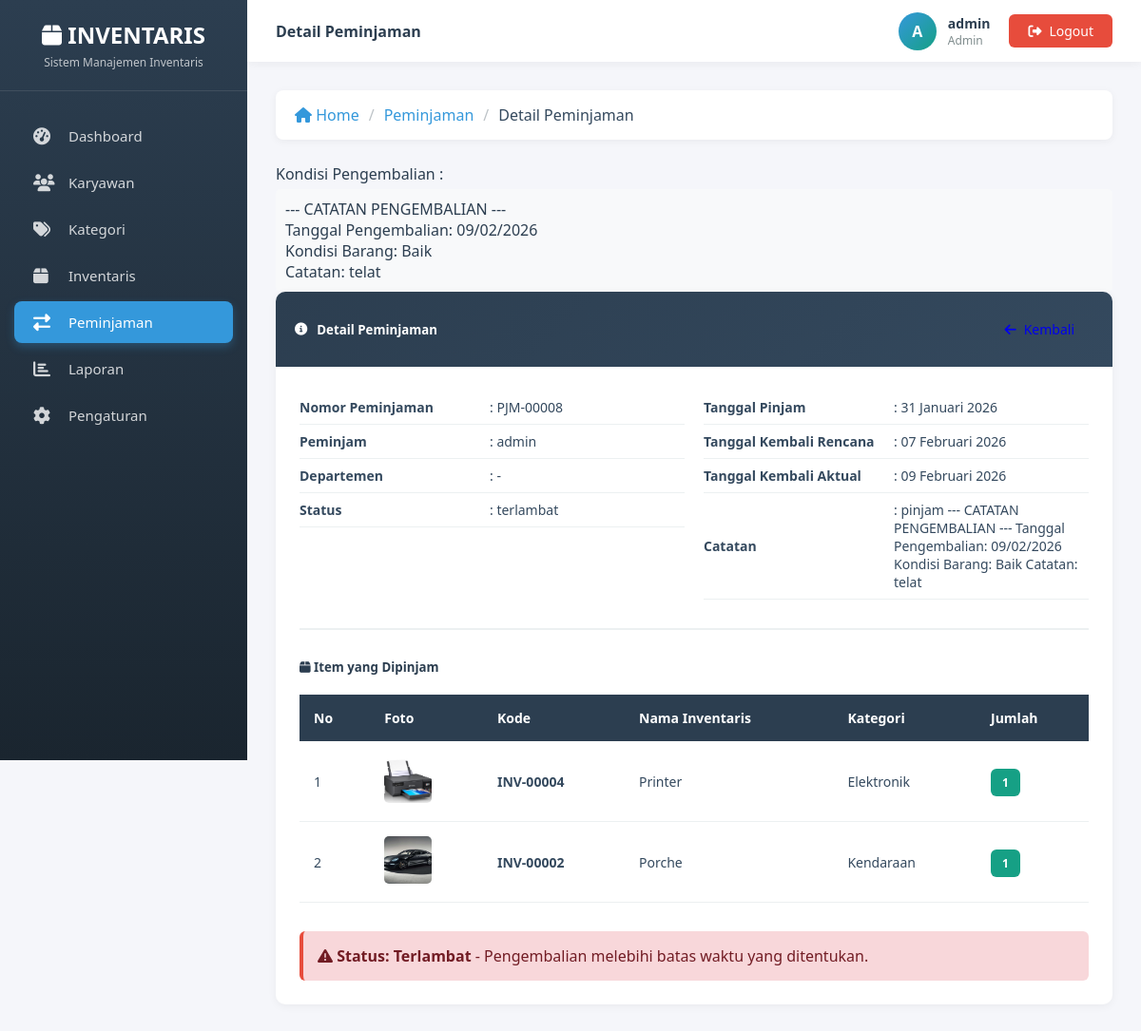
The page /peminjaman/detail.php?id=8 (signed in) on the database its author committed.
### tables this page shows
CREATE TABLE `peminjaman` (
  `id` int(11) NOT NULL,
  `nomor_peminjaman` varchar(20) NOT NULL,
  `user_id` int(11) NOT NULL,
  `tanggal_pinjam` date NOT NULL,
  `tanggal_kembali_rencana` date NOT NULL,
  `tanggal_kembali_aktual` date DEFAULT NULL,
  `status` enum('diajukan','disetujui','dikembalikan','terlambat','dibatalkan') NOT NULL DEFAULT 'diajukan',
  `catatan` text DEFAULT NULL,
  `created_at` timestamp NOT NULL DEFAULT current_timestamp()
);

CREATE TABLE `users` (
  `id` int(11) NOT NULL,
  `username` varchar(100) NOT NULL,
  `password` varchar(255) NOT NULL,
  `role` enum('admin','pegawai') NOT NULL DEFAULT 'pegawai',
  `departemen` varchar(100) DEFAULT NULL,
  `created_at` timestamp NOT NULL DEFAULT current_timestamp()
);

CREATE TABLE `peminjaman_detail` (
  `id` int(11) NOT NULL,
  `peminjaman_id` int(11) NOT NULL,
  `inventaris_id` int(11) NOT NULL,
  `jumlah` int(11) NOT NULL DEFAULT 1
);

CREATE TABLE `inventaris` (
  `id` int(11) NOT NULL,
  `kode_inventaris` varchar(20) NOT NULL,
  `nama_inventaris` varchar(100) NOT NULL,
  `kategori_id` int(11) NOT NULL,
  `jumlah_tersedia` int(11) NOT NULL DEFAULT 0,
  `foto` varchar(100) DEFAULT NULL,
  `deskripsi` text DEFAULT NULL
);

CREATE TABLE `kategori` (
  `id` int(11) NOT NULL,
  `nama_kategori` varchar(100) NOT NULL
);

### config/database.php (called while the page is built, shortened)
<?php
class Database {
    private static $instance = null;
    private $conn;
    private function __construct() {
        try {
            $this->conn = new mysqli(
                $_ENV['DB_HOST'],
                $_ENV['DB_USER'],
                $_ENV['DB_PASSWORD'],
                $_ENV['DB_NAME'],
                $_ENV['DB_PORT']
            );
            $this->conn->set_charset("utf8mb4");
        } catch (Exception $e) {
            die("Database Error: " . $e->getMessage());
        }
    }
    public static function getInstance() {
        if (self::$instance === null) {
            self::$instance = new self();
        }
        return self::$instance;
    }
    public function getConnection() {
        return $this->conn;
    }
}
?>

### lib/auth.php (called while the page is built, shortened)
<?php
require_once __DIR__ . '/../config/database.php';
class Auth {
    public function isLoggedIn() {
        return isset($_SESSION['logged_in']) && $_SESSION['logged_in'] === true;
    }
    public function getUser() {
        if ($this->isLoggedIn()) {
            return [
                'id' => $_SESSION['user_id'],
                'username' => $_SESSION['username'],
                'role' => $_SESSION['role'],
                'departemen' => $_SESSION['departemen']
            ];
        }
        return null;
    }
}
?>

### lib/functions.php (called while the page is built, shortened)
<?php
require_once __DIR__ . '/../config/database.php';
class Functions {
    public function getBasePath() {
        return $_ENV['BASE_PATH'];
    }
    public function formatTanggal($tanggal) {
        $bulan = [
            1 => 'Januari', 'Februari', 'Maret', 'April', 'Mei', 'Juni',
            'Juli', 'Agustus', 'September', 'Oktober', 'November', 'Desember'
        ];
        $split = explode('-', $tanggal);
        return $split[2] . ' ' . $bulan[(int)$split[1]] . ' ' . $split[0];
    }
    public function getStatusBadge($status) {
        $badges = [
            'diajukan' => '<span class="badge bg-warning">Diajukan</span>',
            'disetujui' => '<span class="badge bg-success">Disetujui</span>',
            'dikembalikan' => '<span class="badge bg-info">Dikembalikan</span>',
            'terlambat' => '<span class="badge bg-danger">Terlambat</span>',
            'dibatalkan' => '<span class="badge bg-secondary">Dibatalkan</span>'
        ];
        return isset($badges[$status]) ? $badges[$status] : $status;
    }
}
?>

### peminjaman/detail.php (the view, shortened to what this page needs)
<?php
$pageTitle = 'Detail Peminjaman';
require_once __DIR__ . '/../views/header.php';
$db = Database::getInstance()->getConnection();
$id = isset($_GET['id']) ? (int)$_GET['id'] : 0;
$query = "SELECT p.*, u.username, u.departemen
          FROM peminjaman p
          JOIN users u ON p.user_id = u.id
          WHERE p.id = $id";
$result = $db->query($query);
$data = $result->fetch_assoc();
$detailQuery = "SELECT pd.*, i.nama_inventaris, i.kode_inventaris, i.foto, k.nama_kategori
                FROM peminjaman_detail pd
                JOIN inventaris i ON pd.inventaris_id = i.id
                JOIN kategori k ON i.kategori_id = k.id
                WHERE pd.peminjaman_id = $id";
$detailResult = $db->query($detailQuery);
?>
<?php include __DIR__ . '/../views/sidebar.php'; ?>
<?php include __DIR__ . '/../views/topnav.php'; ?>
<div class="main-content">
    <?php include __DIR__ . '/../views/breadcrumb.php'; ?>
    <?php if ($data['tanggal_kembali_aktual']): ?>
    <tr>
        <td style="padding: 8px 0; font-weight: 600;">Kondisi Pengembalian</td>
        <td style="padding: 8px 0;">
            :
            <?php
            if (strpos($data['catatan'], '--- CATATAN PENGEMBALIAN ---') !== false) {
                echo '<div style="margin-top: 5px; padding: 10px; background: #f8f9fa; border-radius: 5px; white-space: pre-line;">';
                echo htmlspecialchars(substr($data['catatan'], strpos($data['catatan'], '--- CATATAN PENGEMBALIAN ---')));
                echo '</div>';
            } else {
                echo 'Tidak ada catatan pengembalian';
            }
            ?>
        </td>
    </tr>
<?php endif; ?>
    <div class="card">
        <div class="card-header">
            <h5><i class="fas fa-info-circle"></i> Detail Peminjaman</h5>
            <a href="index.php" class="btn btn-secondary">
                <i class="fas fa-arrow-left"></i> Kembali
            </a>
        </div>
        <div class="card-body">
            <div style="display: grid; grid-template-columns: repeat(auto-fit, minmax(300px, 1fr)); gap: 20px; margin-bottom: 30px;">
                <div>
                    <table style="width: 100%;">
                        <tr>
                            <td style="padding: 8px 0; font-weight: 600; width: 200px;">Nomor Peminjaman</td>
                            <td style="padding: 8px 0;">: <?php echo htmlspecialchars($data['nomor_peminjaman']); ?></td>
                        </tr>
                        <tr>
                            <td style="padding: 8px 0; font-weight: 600;">Peminjam</td>
                            <td style="padding: 8px 0;">: <?php echo htmlspecialchars($data['username']); ?></td>
                        </tr>
                        <tr>
                            <td style="padding: 8px 0; font-weight: 600;">Departemen</td>
                            <td style="padding: 8px 0;">: <?php echo $data['departemen'] ? htmlspecialchars($data['departemen']) : '-'; ?></td>
                        </tr>
                        <tr>
                            <td style="padding: 8px 0; font-weight: 600;">Status</td>
                            <td style="padding: 8px 0;">: <?php echo $func->getStatusBadge($data['status']); ?></td>
                        </tr>
                    </table>
                </div>
                <div>
                    <table style="width: 100%;">
                        <tr>
                            <td style="padding: 8px 0; font-weight: 600; width: 200px;">Tanggal Pinjam</td>
                            <td style="padding: 8px 0;">: <?php echo $func->formatTanggal($data['tanggal_pinjam']); ?></td>
                        </tr>
                        <tr>
                            <td style="padding: 8px 0; font-weight: 600;">Tanggal Kembali Rencana</td>
                            <td style="padding: 8px 0;">: <?php echo $func->formatTanggal($data['tanggal_kembali_rencana']); ?></td>
                        </tr>
                        <tr>
                            <td style="padding: 8px 0; font-weight: 600;">Tanggal Kembali Aktual</td>
                            <td style="padding: 8px 0;">: <?php echo $data['tanggal_kembali_aktual'] ? $func->formatTanggal($data['tanggal_kembali_aktual']) : '-'; ?></td>
                        </tr>
                        <tr>
                            <td style="padding: 8px 0; font-weight: 600;">Catatan</td>
                            <td style="padding: 8px 0;">: <?php echo $data['catatan'] ? htmlspecialchars($data['catatan']) : '-'; ?></td>
                        </tr>
                    </table>
                </div>
            </div>
            <hr style="margin: 30px 0; border: none; border-top: 2px solid #ecf0f1;">
            <div style="display: flex; justify-content: space-between; align-items: center; margin-bottom: 20px;">
                <h5><i class="fas fa-box"></i> Item yang Dipinjam</h5>
            </div>
            <div class="table-responsive">
                <table>
                    <thead>
                        <tr>
                            <th>No</th>
                            <th>Foto</th>
                            <th>Kode</th>
                            <th>Nama Inventaris</th>
                            <th>Kategori</th>
                            <th>Jumlah</th>
                        </tr>
                    </thead>
                    <tbody>
                        <?php if ($detailResult && $detailResult->num_rows > 0): ?>
                            <?php $no = 1; ?>
                            <?php while ($detail = $detailResult->fetch_assoc()): ?>
                                <tr>
                                    <td><?php echo $no++; ?></td>
                                    <td>
                                        <?php if ($detail['foto']): ?>
                                            <img src="<?php echo $basePath; ?>/uploads/<?php echo htmlspecialchars($detail['foto']); ?>"
                                                 alt="Foto"
                                                 style="width: 50px; height: 50px; object-fit: cover; border-radius: 5px; cursor: pointer;"
                                                 onclick="window.open('<?php echo $basePath; ?>/uploads/<?php echo htmlspecialchars($detail['foto']); ?>', '_blank')">
                                        <?php else: ?>
                                            <div style="width: 50px; height: 50px; background: #ecf0f1; border-radius: 5px; display: flex; align-items: center; justify-content: center;">
                                                <i class="fas fa-image" style="color: #95a5a6;"></i>
                                            </div>
                                        <?php endif; ?>
                                    </td>
                                    <td><strong><?php echo htmlspecialchars($detail['kode_inventaris']); ?></strong></td>
                                    <td><?php echo htmlspecialchars($detail['nama_inventaris']); ?></td>
                                    <td><?php echo htmlspecialchars($detail['nama_kategori']); ?></td>
                                    <td><span class="badge bg-info"><?php echo $detail['jumlah']; ?></span></td>
                                </tr>
                            <?php endwhile; ?>
                        <?php endif; ?>
                    </tbody>
                </table>
            </div>
            <?php if ($data['status'] == 'diajukan'): ?>
                <div style="margin-top: 30px; padding: 15px; background: #fff3cd; border-left: 4px solid #f39c12; border-radius: 6px;">
                    <p style="margin: 0; color: #856404;">
                        <i class="fas fa-info-circle"></i>
                        <strong>Status: Menunggu Persetujuan</strong>
                        <?php if ($auth->isAdmin()): ?>
                            - Silakan review dan setujui atau tolak peminjaman ini.
                        <?php else: ?>
                            - Peminjaman Anda sedang menunggu persetujuan dari admin.
                        <?php endif; ?>
                    </p>
                </div>
            <?php elseif ($data['status'] == 'terlambat'): ?>
                <div style="margin-top: 30px; padding: 15px; background: #f8d7da; border-left: 4px solid #e74c3c; border-radius: 6px;">
                    <p style="margin: 0; color: #721c24;">
                        <i class="fas fa-exclamation-triangle"></i>
                        <strong>Status: Terlambat</strong> - Pengembalian melebihi batas waktu yang ditentukan.
                    </p>
                </div>
            <?php endif; ?>
        </div>
    </div>
</div>
<?php include __DIR__ . '/../views/footer.php'; ?>

### views/topnav.php
<div class="topnav">
    <div class="topnav-left">
        <h4><?php echo isset($pageTitle) ? $pageTitle : 'Dashboard'; ?></h4>
    </div>
    <div class="topnav-right">
        <div class="user-info">
            <div class="user-avatar">
                <?php echo strtoupper(substr($user['username'], 0, 1)); ?>
            </div>
            <div class="user-details">
                <strong><?php echo htmlspecialchars($user['username']); ?></strong>
                <small><?php echo ucfirst($user['role']); ?><?php echo $user['departemen'] ? ' - ' . htmlspecialchars($user['departemen']) : ''; ?></small>
            </div>
        </div>
        <a href="<?php echo $basePath; ?>/logout.php" class="btn-logout" onclick="return confirm('Yakin ingin logout?')">
            <i class="fas fa-sign-out-alt"></i>
            Logout
        </a>
    </div>
</div>

### assets/css/style.css (style rules this page uses)
:root { --primary: #2c3e50; --secondary: #34495e; --accent: #3498db; --dark: #1a252f; --light: #ecf0f1; --success: #27ae60; --danger: #e74c3c; --warning: #f39c12; --info: #16a085; --sidebar-width: 260px; --topnav-height: 65px; }
* { margin: 0; padding: 0; box-sizing: border-box; }
body { font-family: 'Segoe UI', Tahoma, Geneva, Verdana, sans-serif; background: #f5f6fa; color: #2c3e50; }
.topnav { position: fixed; top: 0; left: var(--sidebar-width); right: 0; height: var(--topnav-height); background: white; box-shadow: 0 2px 10px rgba(0, 0, 0, 0.05); z-index: 999; display: flex; align-items: center; justify-content: space-between; padding: 0 30px; }
.topnav-left h4 { margin: 0; color: var(--primary); font-weight: 600; }
.topnav-right { display: flex; align-items: center; gap: 20px; }
.user-info { display: flex; align-items: center; gap: 12px; }
.user-avatar { width: 40px; height: 40px; border-radius: 50%; background: linear-gradient(135deg, var(--accent), var(--info)); display: flex; align-items: center; justify-content: center; color: white; font-weight: 600; font-size: 16px; }
.user-details { display: flex; flex-direction: column; }
.user-details strong { color: var(--primary); font-size: 14px; }
.user-details small { color: #7f8c8d; font-size: 12px; }
.btn-logout { padding: 8px 20px; background: var(--danger); color: white; border: none; border-radius: 6px; cursor: pointer; font-size: 14px; transition: all 0.3s ease; text-decoration: none; display: inline-flex; align-items: center; gap: 8px; }
.main-content { margin-left: var(--sidebar-width); margin-top: var(--topnav-height); padding: 30px; min-height: calc(100vh - var(--topnav-height)); }
.card { background: white; border-radius: 10px; box-shadow: 0 2px 10px rgba(0, 0, 0, 0.05); margin-bottom: 25px; border: none; overflow: hidden; }
.card-header { background: linear-gradient(135deg, var(--primary), var(--secondary)); color: white; padding: 20px; border-bottom: none; display: flex; align-items: center; justify-content: space-between; }
.card-header h5 { margin: 0; font-weight: 600; display: flex; align-items: center; gap: 10px; }
.card-body { padding: 25px; }
.table-responsive { overflow-x: auto; }
table { width: 100%; border-collapse: collapse; }
table thead { background: var(--primary); color: white; }
table thead th { padding: 15px; text-align: left; font-weight: 600; font-size: 14px; }
table tbody tr { border-bottom: 1px solid #ecf0f1; transition: all 0.3s ease; }
table tbody td { padding: 15px; font-size: 14px; color: var(--secondary); }
.btn { padding: 10px 20px; border: none; border-radius: 6px; cursor: pointer; font-size: 14px; transition: all 0.3s ease; text-decoration: none; display: inline-flex; align-items: center; gap: 8px; font-weight: 500; }
.badge { padding: 6px 12px; border-radius: 6px; font-size: 12px; font-weight: 600; }
.bg-info { background: var(--info); color: white; }

### rows shown on the page
peminjaman: user.username "A", user.username "admin", user.username "Admin", catatan "--- CATATAN PENGEMBALIAN --- Tanggal Pengembalian: 09/02/2026 Kondisi Barang: Baik Catatan: telat", nomor_peminjaman "PJM-00008", status "terlambat", tanggal_pinjam "31 Januari 2026", tanggal_kembali_rencana "07 Februari 2026", tanggal_kembali_aktual "09 Februari 2026", catatan "pinjam --- CATATAN PENGEMBALIAN --- Tanggal Pengembalian: 09/02/2026 Kondisi Barang: Baik Catatan: telat"
peminjaman_detail: inventaris.foto (picture), inventaris.kode_inventaris "INV-00004", inventaris.nama_inventaris "Printer", kategori.nama_kategori "Elektronik", jumlah "1"
peminjaman_detail: inventaris.foto (picture), inventaris.kode_inventaris "INV-00002", inventaris.nama_inventaris "Porche", kategori.nama_kategori "Kendaraan", jumlah "1"

### other values the page prints
$menu['title'] "Dashboard"
$menu['title'] "Karyawan"
$menu['title'] "Kategori"
$menu['title'] "Inventaris"
$menu['title'] "Peminjaman"
$menu['title'] "Laporan"
$menu['title'] "Pengaturan"
$pageTitle "Detail Peminjaman"
$crumb['title'] "Peminjaman"
$crumb['title'] "Detail Peminjaman"
